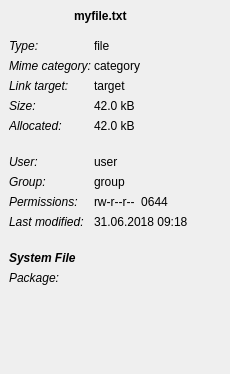
<?xml version="1.0" encoding="UTF-8"?>
<ui version="4.0">
 <class>FileDetailsView</class>
 <widget class="QStackedWidget" name="FileDetailsView">
  <property name="geometry">
   <rect>
    <x>0</x>
    <y>0</y>
    <width>230</width>
    <height>374</height>
   </rect>
  </property>
  <property name="currentIndex">
   <number>0</number>
  </property>
  <widget class="QWidget" name="fileDetailsPage">
   <layout class="QHBoxLayout" name="horizontalLayout_5">
    <property name="rightMargin">
     <number>4</number>
    </property>
    <item>
     <layout class="QVBoxLayout" name="verticalLayout" stretch="0,0,1">
      <item>
       <layout class="QHBoxLayout" name="fileHeadingHBox" stretch="0,0,0,0,0,1">
        <item>
         <widget class="QLabel" name="fileIcon">
          <property name="pixmap">
           <pixmap resource="icons.qrc">:/icons/tree-medium/file.png</pixmap>
          </property>
         </widget>
        </item>
        <item>
         <widget class="QLabel" name="specialIcon">
          <property name="pixmap">
           <pixmap resource="icons.qrc">:/icons/tree-medium/special.png</pixmap>
          </property>
         </widget>
        </item>
        <item>
         <widget class="QLabel" name="blockIcon">
          <property name="pixmap">
           <pixmap resource="icons.qrc">:/icons/tree-medium/block-device.png</pixmap>
          </property>
         </widget>
        </item>
        <item>
         <widget class="QLabel" name="charIcon">
          <property name="pixmap">
           <pixmap resource="icons.qrc">:/icons/tree-medium/char-device.png</pixmap>
          </property>
         </widget>
        </item>
        <item>
         <widget class="QLabel" name="symlinkIcon">
          <property name="pixmap">
           <pixmap resource="icons.qrc">:/icons/tree-medium/symlink.png</pixmap>
          </property>
         </widget>
        </item>
        <item>
         <widget class="QLabel" name="fileNameLabel">
          <property name="font">
           <font>
            <weight>75</weight>
            <bold>true</bold>
           </font>
          </property>
          <property name="text">
           <string notr="true">myfile.txt</string>
          </property>
          <property name="textInteractionFlags">
           <set>Qt::LinksAccessibleByMouse|Qt::TextSelectableByMouse</set>
          </property>
         </widget>
        </item>
       </layout>
      </item>
      <item>
       <layout class="QGridLayout" name="gridLayout" columnstretch="0,1">
        <property name="topMargin">
         <number>10</number>
        </property>
        <property name="horizontalSpacing">
         <number>0</number>
        </property>
        <item row="10" column="0">
         <widget class="QLabel" name="fileSystemFileWarningSpacer">
          <property name="maximumSize">
           <size>
            <width>16777215</width>
            <height>10</height>
           </size>
          </property>
         </widget>
        </item>
        <item row="8" column="1">
         <widget class="QLabel" name="filePermissionsLabel">
          <property name="text">
           <string notr="true">rw-r--r--  0644</string>
          </property>
         </widget>
        </item>
        <item row="3" column="0">
         <widget class="QLabel" name="fileSizeCaption">
          <property name="font">
           <font>
            <italic>true</italic>
           </font>
          </property>
          <property name="text">
           <string>Size:</string>
          </property>
         </widget>
        </item>
        <item row="11" column="0">
         <widget class="QLabel" name="fileSystemFileWarning">
          <property name="font">
           <font>
            <weight>75</weight>
            <italic>true</italic>
            <bold>true</bold>
           </font>
          </property>
          <property name="text">
           <string>System File</string>
          </property>
         </widget>
        </item>
        <item row="8" column="0">
         <widget class="QLabel" name="filePermissionsCaption">
          <property name="font">
           <font>
            <italic>true</italic>
           </font>
          </property>
          <property name="text">
           <string>Permissions:</string>
          </property>
         </widget>
        </item>
        <item row="4" column="1">
         <widget class="QLabel" name="fileAllocatedLabel">
          <property name="text">
           <string notr="true">42.0 kB</string>
          </property>
         </widget>
        </item>
        <item row="3" column="1">
         <widget class="QLabel" name="fileSizeLabel">
          <property name="text">
           <string notr="true">42.0 kB</string>
          </property>
         </widget>
        </item>
        <item row="4" column="0">
         <widget class="QLabel" name="fileAllocatedCaption">
          <property name="font">
           <font>
            <italic>true</italic>
           </font>
          </property>
          <property name="text">
           <string>Allocated:</string>
          </property>
         </widget>
        </item>
        <item row="6" column="0">
         <widget class="QLabel" name="fileUserCaption">
          <property name="font">
           <font>
            <italic>true</italic>
           </font>
          </property>
          <property name="text">
           <string>User:</string>
          </property>
         </widget>
        </item>
        <item row="12" column="0">
         <widget class="QLabel" name="filePackageCaption">
          <property name="font">
           <font>
            <italic>true</italic>
           </font>
          </property>
          <property name="text">
           <string>Package:</string>
          </property>
         </widget>
        </item>
        <item row="7" column="0">
         <widget class="QLabel" name="fileGroupCaption">
          <property name="font">
           <font>
            <italic>true</italic>
           </font>
          </property>
          <property name="text">
           <string>Group:</string>
          </property>
         </widget>
        </item>
        <item row="9" column="1">
         <widget class="QLabel" name="fileMTimeLabel">
          <property name="text">
           <string notr="true">31.06.2018 09:18</string>
          </property>
         </widget>
        </item>
        <item row="7" column="1">
         <widget class="QLabel" name="fileGroupLabel">
          <property name="text">
           <string notr="true">group</string>
          </property>
         </widget>
        </item>
        <item row="5" column="0">
         <widget class="QLabel" name="fileSpacerCaption2">
          <property name="maximumSize">
           <size>
            <width>16777215</width>
            <height>10</height>
           </size>
          </property>
         </widget>
        </item>
        <item row="0" column="1">
         <widget class="QLabel" name="fileTypeLabel">
          <property name="text">
           <string notr="true">file</string>
          </property>
         </widget>
        </item>
        <item row="12" column="1">
         <widget class="QLabel" name="filePackageLabel">
          <property name="textInteractionFlags">
           <set>Qt::LinksAccessibleByMouse|Qt::TextSelectableByMouse</set>
          </property>
         </widget>
        </item>
        <item row="1" column="1">
         <widget class="QLabel" name="fileMimeLabel">
          <property name="text">
           <string notr="true">category</string>
          </property>
         </widget>
        </item>
        <item row="2" column="0">
         <widget class="QLabel" name="fileLinkCaption">
          <property name="font">
           <font>
            <italic>true</italic>
           </font>
          </property>
          <property name="text">
           <string>Link target:</string>
          </property>
         </widget>
        </item>
        <item row="9" column="0">
         <widget class="QLabel" name="fileMTimeCaption">
          <property name="font">
           <font>
            <italic>true</italic>
           </font>
          </property>
          <property name="text">
           <string>Last modified:   </string>
          </property>
         </widget>
        </item>
        <item row="6" column="1">
         <widget class="QLabel" name="fileUserLabel">
          <property name="text">
           <string notr="true">user</string>
          </property>
         </widget>
        </item>
        <item row="0" column="0">
         <widget class="QLabel" name="fileTypeCaption">
          <property name="font">
           <font>
            <italic>true</italic>
           </font>
          </property>
          <property name="text">
           <string>Type:</string>
          </property>
         </widget>
        </item>
        <item row="1" column="0">
         <widget class="QLabel" name="fileMimeCaption">
          <property name="font">
           <font>
            <italic>true</italic>
           </font>
          </property>
          <property name="text">
           <string notr="true">Mime category:</string>
          </property>
         </widget>
        </item>
        <item row="2" column="1">
         <widget class="QLabel" name="fileLinkLabel">
          <property name="text">
           <string>target</string>
          </property>
         </widget>
        </item>
       </layout>
      </item>
      <item>
       <spacer name="verticalSpacer">
        <property name="orientation">
         <enum>Qt::Vertical</enum>
        </property>
        <property name="sizeHint" stdset="0">
         <size>
          <width>0</width>
          <height>0</height>
         </size>
        </property>
       </spacer>
      </item>
     </layout>
    </item>
    <item>
     <spacer name="horizontalSpacer">
      <property name="orientation">
       <enum>Qt::Horizontal</enum>
      </property>
      <property name="sizeHint" stdset="0">
       <size>
        <width>0</width>
        <height>0</height>
       </size>
      </property>
     </spacer>
    </item>
   </layout>
  </widget>
  <widget class="QWidget" name="dirDetailsPage">
   <layout class="QHBoxLayout" name="horizontalLayout_6">
    <property name="rightMargin">
     <number>4</number>
    </property>
    <item>
     <layout class="QVBoxLayout" name="verticalLayout_2">
      <item>
       <layout class="QHBoxLayout" name="dirHeadingHBox" stretch="0,0,0,0,1">
        <item>
         <widget class="QLabel" name="dirIcon">
          <property name="pixmap">
           <pixmap resource="icons.qrc">:/icons/tree-medium/dir.png</pixmap>
          </property>
         </widget>
        </item>
        <item>
         <widget class="QLabel" name="mountPointIcon">
          <property name="pixmap">
           <pixmap resource="icons.qrc">:/icons/tree-medium/mount-point.png</pixmap>
          </property>
         </widget>
        </item>
        <item>
         <widget class="QLabel" name="dotEntryIcon">
          <property name="pixmap">
           <pixmap resource="icons.qrc">:/icons/tree-medium/dot-entry.png</pixmap>
          </property>
         </widget>
        </item>
        <item>
         <widget class="QLabel" name="dirUnreadableIcon">
          <property name="pixmap">
           <pixmap resource="icons.qrc">:/icons/tree-medium/unreadable-dir.png</pixmap>
          </property>
         </widget>
        </item>
        <item>
         <widget class="QLabel" name="dirNameLabel">
          <property name="font">
           <font>
            <weight>75</weight>
            <bold>true</bold>
           </font>
          </property>
          <property name="text">
           <string notr="true">doc/</string>
          </property>
          <property name="textInteractionFlags">
           <set>Qt::LinksAccessibleByMouse|Qt::TextSelectableByMouse</set>
          </property>
         </widget>
        </item>
       </layout>
      </item>
      <item>
       <layout class="QGridLayout" name="gridLayout_2" columnminimumwidth="0,1">
        <property name="topMargin">
         <number>10</number>
        </property>
        <property name="horizontalSpacing">
         <number>0</number>
        </property>
        <item row="5" column="1">
         <widget class="QLabel" name="dirItemCountLabel">
          <property name="text">
           <string notr="true">17</string>
          </property>
         </widget>
        </item>
        <item row="2" column="0">
         <widget class="QLabel" name="dirSubTreeHeading">
          <property name="font">
           <font>
            <weight>75</weight>
            <italic>true</italic>
            <bold>true</bold>
           </font>
          </property>
          <property name="text">
           <string>Subtree</string>
          </property>
         </widget>
        </item>
        <item row="5" column="0">
         <widget class="QLabel" name="dirItemCountCaption">
          <property name="font">
           <font>
            <italic>true</italic>
           </font>
          </property>
          <property name="text">
           <string>Items:</string>
          </property>
         </widget>
        </item>
        <item row="8" column="0">
         <widget class="QLabel" name="dirLatestMTimeCaption">
          <property name="font">
           <font>
            <italic>true</italic>
           </font>
          </property>
          <property name="text">
           <string>Last modified:   </string>
          </property>
         </widget>
        </item>
        <item row="1" column="1" rowspan="2">
         <layout class="QHBoxLayout" name="horizontalLayout" stretch="0,0,0">
          <property name="spacing">
           <number>8</number>
          </property>
          <item>
           <widget class="QLabel" name="dirFromCacheIcon">
            <property name="toolTip">
             <string>This directory was automatically read from a cache file.</string>
            </property>
            <property name="pixmap">
             <pixmap resource="icons.qrc">:/icons/import.png</pixmap>
            </property>
            <property name="alignment">
             <set>Qt::AlignBottom|Qt::AlignLeading|Qt::AlignLeft</set>
            </property>
           </widget>
          </item>
          <item>
           <widget class="QLabel" name="dirDuplicateIcon">
            <property name="toolTip">
             <string>&lt;nobr&gt;This is a duplicate or bind mount and it may&lt;/nobr&gt; also appear elsewhere in the tree.</string>
            </property>
            <property name="pixmap">
             <pixmap resource="icons.qrc">:/icons/bind-mount.png</pixmap>
            </property>
            <property name="alignment">
             <set>Qt::AlignBottom|Qt::AlignLeading|Qt::AlignLeft</set>
            </property>
           </widget>
          </item>
          <item>
           <spacer name="horizontalSpacer_2">
            <property name="orientation">
             <enum>Qt::Horizontal</enum>
            </property>
            <property name="sizeHint" stdset="0">
             <size>
              <width>0</width>
              <height>0</height>
             </size>
            </property>
           </spacer>
          </item>
         </layout>
        </item>
        <item row="15" column="1">
         <widget class="QLabel" name="dirMTimeLabel">
          <property name="text">
           <string notr="true">31.06.2018 09:18</string>
          </property>
         </widget>
        </item>
        <item row="12" column="0">
         <widget class="QLabel" name="dirUserCaption">
          <property name="font">
           <font>
            <italic>true</italic>
           </font>
          </property>
          <property name="text">
           <string>User:</string>
          </property>
         </widget>
        </item>
        <item row="15" column="0">
         <widget class="QLabel" name="dirMTimeCaption">
          <property name="font">
           <font>
            <italic>true</italic>
           </font>
          </property>
          <property name="text">
           <string>Last modified:</string>
          </property>
         </widget>
        </item>
        <item row="4" column="1">
         <widget class="QLabel" name="dirAllocatedLabel">
          <property name="text">
           <string notr="true">512.0 MiB</string>
          </property>
         </widget>
        </item>
        <item row="14" column="1">
         <widget class="QLabel" name="dirPermissionsLabel">
          <property name="text">
           <string notr="true">rwxr-xr-x  0755</string>
          </property>
         </widget>
        </item>
        <item row="8" column="1">
         <widget class="QLabel" name="dirLatestMTimeLabel">
          <property name="text">
           <string notr="true">31.06.2018 09:18</string>
          </property>
         </widget>
        </item>
        <item row="11" column="0">
         <widget class="QLabel" name="dirOwnSizeCaption">
          <property name="font">
           <font>
            <italic>true</italic>
           </font>
          </property>
          <property name="text">
           <string>Own size:</string>
          </property>
         </widget>
        </item>
        <item row="13" column="1">
         <widget class="QLabel" name="dirGroupLabel">
          <property name="text">
           <string notr="true">users</string>
          </property>
         </widget>
        </item>
        <item row="6" column="0">
         <widget class="QLabel" name="dirFileCountCaption">
          <property name="font">
           <font>
            <italic>true</italic>
           </font>
          </property>
          <property name="text">
           <string>Files:</string>
          </property>
         </widget>
        </item>
        <item row="12" column="1">
         <widget class="QLabel" name="dirUserLabel">
          <property name="text">
           <string notr="true">kilroy</string>
          </property>
         </widget>
        </item>
        <item row="9" column="0">
         <widget class="QLabel" name="label">
          <property name="maximumSize">
           <size>
            <width>16777215</width>
            <height>10</height>
           </size>
          </property>
         </widget>
        </item>
        <item row="14" column="0">
         <widget class="QLabel" name="dirPermissionsCaption">
          <property name="font">
           <font>
            <italic>true</italic>
           </font>
          </property>
          <property name="text">
           <string>Permissions:</string>
          </property>
         </widget>
        </item>
        <item row="13" column="0">
         <widget class="QLabel" name="dirGroupCaption">
          <property name="font">
           <font>
            <italic>true</italic>
           </font>
          </property>
          <property name="text">
           <string>Group:</string>
          </property>
         </widget>
        </item>
        <item row="7" column="0">
         <widget class="QLabel" name="dirSubDirCountCaption">
          <property name="font">
           <font>
            <italic>true</italic>
           </font>
          </property>
          <property name="text">
           <string>Subdirs:</string>
          </property>
         </widget>
        </item>
        <item row="10" column="0">
         <widget class="QLabel" name="dirDirectoryHeading">
          <property name="font">
           <font>
            <weight>75</weight>
            <italic>true</italic>
            <bold>true</bold>
           </font>
          </property>
          <property name="text">
           <string>Directory</string>
          </property>
         </widget>
        </item>
        <item row="4" column="0">
         <widget class="QLabel" name="dirAllocatedCaption">
          <property name="font">
           <font>
            <italic>true</italic>
           </font>
          </property>
          <property name="text">
           <string>Allocated:</string>
          </property>
         </widget>
        </item>
        <item row="3" column="1">
         <widget class="QLabel" name="dirTotalSizeLabel">
          <property name="text">
           <string notr="true">512.0 MiB</string>
          </property>
         </widget>
        </item>
        <item row="11" column="1">
         <widget class="QLabel" name="dirOwnSizeLabel">
          <property name="text">
           <string notr="true">4.0 kiB</string>
          </property>
         </widget>
        </item>
        <item row="3" column="0">
         <widget class="QLabel" name="dirTotalSizeCaption">
          <property name="font">
           <font>
            <italic>true</italic>
           </font>
          </property>
          <property name="text">
           <string>Total size:</string>
          </property>
         </widget>
        </item>
        <item row="6" column="1">
         <widget class="QLabel" name="dirFileCountLabel">
          <property name="text">
           <string notr="true">15</string>
          </property>
         </widget>
        </item>
        <item row="7" column="1">
         <widget class="QLabel" name="dirSubDirCountLabel">
          <property name="text">
           <string notr="true">2</string>
          </property>
         </widget>
        </item>
        <item row="0" column="1">
         <widget class="QLabel" name="dirTypeLabel">
          <property name="toolTip">
           <string>Virtual container for real objects</string>
          </property>
          <property name="text">
           <string notr="true">directory</string>
          </property>
         </widget>
        </item>
        <item row="0" column="0">
         <widget class="QLabel" name="dirTypeCaption">
          <property name="font">
           <font>
            <italic>true</italic>
           </font>
          </property>
          <property name="text">
           <string>Type:</string>
          </property>
         </widget>
        </item>
        <item row="1" column="0">
         <widget class="QLabel" name="label_2">
          <property name="maximumSize">
           <size>
            <width>16777215</width>
            <height>10</height>
           </size>
          </property>
         </widget>
        </item>
       </layout>
      </item>
      <item>
       <spacer name="dirBottomStretch">
        <property name="orientation">
         <enum>Qt::Vertical</enum>
        </property>
        <property name="sizeHint" stdset="0">
         <size>
          <width>13</width>
          <height>13</height>
         </size>
        </property>
       </spacer>
      </item>
     </layout>
    </item>
    <item>
     <spacer name="dirRightStretch">
      <property name="orientation">
       <enum>Qt::Horizontal</enum>
      </property>
      <property name="sizeHint" stdset="0">
       <size>
        <width>0</width>
        <height>0</height>
       </size>
      </property>
     </spacer>
    </item>
   </layout>
  </widget>
  <widget class="QWidget" name="pkgDetailsPage">
   <layout class="QHBoxLayout" name="pkgDetailsHBox">
    <item>
     <layout class="QVBoxLayout" name="pkgDetailsVBox">
      <item>
       <layout class="QHBoxLayout" name="pkgHeadingHBox" stretch="0,1">
        <item>
         <widget class="QLabel" name="pkgIcon">
          <property name="text">
           <string/>
          </property>
          <property name="pixmap">
           <pixmap resource="icons.qrc">:/icons/tree-medium/folder-pkg.png</pixmap>
          </property>
         </widget>
        </item>
        <item>
         <widget class="QLabel" name="pkgNameLabel">
          <property name="font">
           <font>
            <weight>75</weight>
            <bold>true</bold>
           </font>
          </property>
          <property name="text">
           <string notr="true">superfoomatic</string>
          </property>
          <property name="textInteractionFlags">
           <set>Qt::LinksAccessibleByMouse|Qt::TextSelectableByMouse</set>
          </property>
         </widget>
        </item>
       </layout>
      </item>
      <item>
       <layout class="QGridLayout" name="pkgGridLayout" columnstretch="0,1">
        <property name="topMargin">
         <number>10</number>
        </property>
        <property name="horizontalSpacing">
         <number>0</number>
        </property>
        <item row="10" column="1">
         <widget class="QLabel" name="pkgLatestMTimeLabel">
          <property name="text">
           <string notr="true">2019-04-28 16:02</string>
          </property>
         </widget>
        </item>
        <item row="7" column="0">
         <widget class="QLabel" name="pkgItemCountCaption">
          <property name="font">
           <font>
            <italic>true</italic>
           </font>
          </property>
          <property name="text">
           <string>Items:</string>
          </property>
         </widget>
        </item>
        <item row="4" column="0" colspan="2">
         <widget class="QLabel" name="pkgInstalledFilesHeading">
          <property name="font">
           <font>
            <weight>75</weight>
            <italic>true</italic>
            <bold>true</bold>
           </font>
          </property>
          <property name="text">
           <string>Installed Files</string>
          </property>
         </widget>
        </item>
        <item row="8" column="1">
         <widget class="QLabel" name="pkgFileCountLabel">
          <property name="text">
           <string notr="true">280</string>
          </property>
         </widget>
        </item>
        <item row="0" column="0">
         <widget class="QLabel" name="pkgTypeCaption">
          <property name="font">
           <font>
            <italic>true</italic>
           </font>
          </property>
          <property name="text">
           <string>Type:</string>
          </property>
         </widget>
        </item>
        <item row="6" column="0">
         <widget class="QLabel" name="pkgAllocatedCaption">
          <property name="font">
           <font>
            <italic>true</italic>
           </font>
          </property>
          <property name="text">
           <string>Allocated:</string>
          </property>
         </widget>
        </item>
        <item row="1" column="0">
         <widget class="QLabel" name="pkgVersionCaption">
          <property name="font">
           <font>
            <italic>true</italic>
           </font>
          </property>
          <property name="text">
           <string>Version:</string>
          </property>
         </widget>
        </item>
        <item row="0" column="1">
         <widget class="QLabel" name="pkgTypeLabel">
          <property name="text">
           <string notr="true">package</string>
          </property>
         </widget>
        </item>
        <item row="5" column="0">
         <widget class="QLabel" name="pkgTotalSizeCaption">
          <property name="font">
           <font>
            <italic>true</italic>
           </font>
          </property>
          <property name="text">
           <string>Total size:</string>
          </property>
         </widget>
        </item>
        <item row="5" column="1">
         <widget class="QLabel" name="pkgTotalSizeLabel">
          <property name="text">
           <string notr="true">240.0 MB</string>
          </property>
         </widget>
        </item>
        <item row="10" column="0">
         <widget class="QLabel" name="pkgLatestMTimeCaption">
          <property name="font">
           <font>
            <italic>true</italic>
           </font>
          </property>
          <property name="text">
           <string>Last modified:   </string>
          </property>
         </widget>
        </item>
        <item row="6" column="1">
         <widget class="QLabel" name="pkgAllocatedLabel">
          <property name="text">
           <string notr="true">240.0 MB</string>
          </property>
         </widget>
        </item>
        <item row="9" column="1">
         <widget class="QLabel" name="pkgSubDirCountLabel">
          <property name="text">
           <string notr="true">37</string>
          </property>
         </widget>
        </item>
        <item row="9" column="0">
         <widget class="QLabel" name="pkgSubDirCountCaption">
          <property name="font">
           <font>
            <italic>true</italic>
           </font>
          </property>
          <property name="text">
           <string>Subdirs:</string>
          </property>
         </widget>
        </item>
        <item row="1" column="1">
         <widget class="QLabel" name="pkgVersionLabel">
          <property name="text">
           <string notr="true">42.0</string>
          </property>
         </widget>
        </item>
        <item row="8" column="0">
         <widget class="QLabel" name="pkgFileCountCaption">
          <property name="font">
           <font>
            <italic>true</italic>
           </font>
          </property>
          <property name="text">
           <string>Files:</string>
          </property>
         </widget>
        </item>
        <item row="2" column="1">
         <widget class="QLabel" name="pkgArchLabel">
          <property name="text">
           <string notr="true">amd64</string>
          </property>
         </widget>
        </item>
        <item row="7" column="1">
         <widget class="QLabel" name="pkgItemCountLabel">
          <property name="text">
           <string notr="true">317</string>
          </property>
         </widget>
        </item>
        <item row="2" column="0">
         <widget class="QLabel" name="pkgArchCaption">
          <property name="font">
           <font>
            <italic>true</italic>
           </font>
          </property>
          <property name="text">
           <string>Architecture:</string>
          </property>
         </widget>
        </item>
        <item row="3" column="0">
         <widget class="QLabel" name="label_3">
          <property name="maximumSize">
           <size>
            <width>16777215</width>
            <height>10</height>
           </size>
          </property>
         </widget>
        </item>
       </layout>
      </item>
      <item>
       <spacer name="pkgBottomStretch">
        <property name="orientation">
         <enum>Qt::Vertical</enum>
        </property>
        <property name="sizeHint" stdset="0">
         <size>
          <width>0</width>
          <height>0</height>
         </size>
        </property>
       </spacer>
      </item>
     </layout>
    </item>
    <item>
     <spacer name="pkgRightStretch">
      <property name="orientation">
       <enum>Qt::Horizontal</enum>
      </property>
      <property name="sizeHint" stdset="0">
       <size>
        <width>0</width>
        <height>0</height>
       </size>
      </property>
     </spacer>
    </item>
   </layout>
  </widget>
  <widget class="QWidget" name="pkgSummaryPage">
   <layout class="QHBoxLayout" name="horizontalLayout_11">
    <item>
     <layout class="QVBoxLayout" name="verticalLayout_3">
      <item>
       <widget class="QLabel" name="pkgSummaryHeading">
        <property name="minimumSize">
         <size>
          <width>0</width>
          <height>22</height>
         </size>
        </property>
        <property name="font">
         <font>
          <weight>75</weight>
          <italic>true</italic>
          <bold>true</bold>
         </font>
        </property>
        <property name="text">
         <string>Packages Summary</string>
        </property>
       </widget>
      </item>
      <item>
       <layout class="QGridLayout" name="pkgSummaryGridLayout" columnstretch="0,1">
        <property name="topMargin">
         <number>10</number>
        </property>
        <property name="horizontalSpacing">
         <number>0</number>
        </property>
        <item row="8" column="0">
         <widget class="QLabel" name="pkgSummaryLatestMTimeCaption">
          <property name="font">
           <font>
            <italic>true</italic>
           </font>
          </property>
          <property name="text">
           <string>Last modified:   </string>
          </property>
         </widget>
        </item>
        <item row="0" column="1">
         <widget class="QLabel" name="pkgSummaryPkgCountLabel">
          <property name="text">
           <string notr="true">42</string>
          </property>
         </widget>
        </item>
        <item row="7" column="0">
         <widget class="QLabel" name="pkgSummarySubDirCountCaption">
          <property name="font">
           <font>
            <italic>true</italic>
           </font>
          </property>
          <property name="text">
           <string>Subdirs:</string>
          </property>
         </widget>
        </item>
        <item row="5" column="1">
         <widget class="QLabel" name="pkgSummaryItemCountLabel">
          <property name="text">
           <string notr="true">317</string>
          </property>
         </widget>
        </item>
        <item row="7" column="1">
         <widget class="QLabel" name="pkgSummarySubDirCountLabel">
          <property name="text">
           <string notr="true">37</string>
          </property>
         </widget>
        </item>
        <item row="5" column="0">
         <widget class="QLabel" name="pkgSummaryItemCountCaption">
          <property name="font">
           <font>
            <italic>true</italic>
           </font>
          </property>
          <property name="text">
           <string>Items:</string>
          </property>
         </widget>
        </item>
        <item row="6" column="0">
         <widget class="QLabel" name="pkgSummaryFileCountCaption">
          <property name="font">
           <font>
            <italic>true</italic>
           </font>
          </property>
          <property name="text">
           <string>Files:</string>
          </property>
         </widget>
        </item>
        <item row="6" column="1">
         <widget class="QLabel" name="pkgSummaryFileCountLabel">
          <property name="text">
           <string notr="true">280</string>
          </property>
         </widget>
        </item>
        <item row="2" column="0" colspan="2">
         <widget class="QLabel" name="pkgSummaryInstalledFilesHeading">
          <property name="font">
           <font>
            <weight>75</weight>
            <italic>true</italic>
            <bold>true</bold>
           </font>
          </property>
          <property name="text">
           <string>Installed Files</string>
          </property>
         </widget>
        </item>
        <item row="4" column="1">
         <widget class="QLabel" name="pkgSummaryAllocatedLabel">
          <property name="text">
           <string notr="true">240.0 MB</string>
          </property>
         </widget>
        </item>
        <item row="4" column="0">
         <widget class="QLabel" name="pkgSummaryAllocatedCaption">
          <property name="font">
           <font>
            <italic>true</italic>
           </font>
          </property>
          <property name="text">
           <string>Allocated:</string>
          </property>
         </widget>
        </item>
        <item row="8" column="1">
         <widget class="QLabel" name="pkgSummaryLatestMTimeLabel">
          <property name="text">
           <string notr="true">2019-04-28 16:02</string>
          </property>
         </widget>
        </item>
        <item row="3" column="1">
         <widget class="QLabel" name="pkgSummaryTotalSizeLabel">
          <property name="text">
           <string notr="true">240.0 MB</string>
          </property>
         </widget>
        </item>
        <item row="3" column="0">
         <widget class="QLabel" name="pkgSummaryTotalSizeCaption">
          <property name="font">
           <font>
            <italic>true</italic>
           </font>
          </property>
          <property name="text">
           <string>Total size:</string>
          </property>
         </widget>
        </item>
        <item row="0" column="0">
         <widget class="QLabel" name="pkgSummaryPkgCountCaption">
          <property name="font">
           <font>
            <italic>true</italic>
           </font>
          </property>
          <property name="text">
           <string>Packages:</string>
          </property>
         </widget>
        </item>
        <item row="1" column="0">
         <widget class="QLabel" name="label_4">
          <property name="maximumSize">
           <size>
            <width>16777215</width>
            <height>10</height>
           </size>
          </property>
         </widget>
        </item>
       </layout>
      </item>
      <item>
       <spacer name="pkgSummaryBottomStretch">
        <property name="orientation">
         <enum>Qt::Vertical</enum>
        </property>
        <property name="sizeHint" stdset="0">
         <size>
          <width>0</width>
          <height>0</height>
         </size>
        </property>
       </spacer>
      </item>
     </layout>
    </item>
    <item>
     <spacer name="pkgSummaryRightStretch">
      <property name="orientation">
       <enum>Qt::Horizontal</enum>
      </property>
      <property name="sizeHint" stdset="0">
       <size>
        <width>0</width>
        <height>0</height>
       </size>
      </property>
     </spacer>
    </item>
   </layout>
  </widget>
  <widget class="QWidget" name="selectionSummaryPage">
   <layout class="QHBoxLayout" name="selPageHBox">
    <item>
     <layout class="QVBoxLayout" name="selPageVBox">
      <item>
       <widget class="QLabel" name="selHeading">
        <property name="minimumSize">
         <size>
          <width>0</width>
          <height>22</height>
         </size>
        </property>
        <property name="font">
         <font>
          <weight>75</weight>
          <italic>true</italic>
          <bold>true</bold>
         </font>
        </property>
        <property name="text">
         <string>%n Selected Items</string>
        </property>
       </widget>
      </item>
      <item>
       <layout class="QGridLayout" name="selGridLayout" columnstretch="0,0">
        <property name="topMargin">
         <number>10</number>
        </property>
        <item row="0" column="0">
         <widget class="QLabel" name="selTotalSizeCaption">
          <property name="font">
           <font>
            <italic>true</italic>
           </font>
          </property>
          <property name="text">
           <string>Total size:</string>
          </property>
         </widget>
        </item>
        <item row="1" column="1">
         <widget class="QLabel" name="selAllocatedLabel">
          <property name="text">
           <string notr="true">512.0 MB</string>
          </property>
         </widget>
        </item>
        <item row="4" column="1">
         <widget class="QLabel" name="selSubtreeFileCountLabel">
          <property name="text">
           <string notr="true">84</string>
          </property>
         </widget>
        </item>
        <item row="2" column="1">
         <widget class="QLabel" name="selFileCountLabel">
          <property name="text">
           <string notr="true">7</string>
          </property>
         </widget>
        </item>
        <item row="3" column="0">
         <widget class="QLabel" name="selDirCountCaption">
          <property name="font">
           <font>
            <italic>true</italic>
           </font>
          </property>
          <property name="text">
           <string>Directories:</string>
          </property>
         </widget>
        </item>
        <item row="2" column="0">
         <widget class="QLabel" name="selFileCountCaption">
          <property name="font">
           <font>
            <italic>true</italic>
           </font>
          </property>
          <property name="text">
           <string>Files:</string>
          </property>
         </widget>
        </item>
        <item row="3" column="1">
         <widget class="QLabel" name="selDirCountLabel">
          <property name="text">
           <string notr="true">2</string>
          </property>
         </widget>
        </item>
        <item row="0" column="1">
         <widget class="QLabel" name="selTotalSizeLabel">
          <property name="text">
           <string notr="true">512.0 MB</string>
          </property>
         </widget>
        </item>
        <item row="4" column="0">
         <widget class="QLabel" name="selSubtreeFileCountCaption">
          <property name="font">
           <font>
            <italic>true</italic>
           </font>
          </property>
          <property name="text">
           <string>Files in subtrees:</string>
          </property>
         </widget>
        </item>
        <item row="1" column="0">
         <widget class="QLabel" name="selAllocatedCaption">
          <property name="font">
           <font>
            <italic>true</italic>
           </font>
          </property>
          <property name="text">
           <string>Allocated:</string>
          </property>
         </widget>
        </item>
       </layout>
      </item>
      <item>
       <spacer name="selBottomStretch">
        <property name="orientation">
         <enum>Qt::Vertical</enum>
        </property>
        <property name="sizeHint" stdset="0">
         <size>
          <width>0</width>
          <height>0</height>
         </size>
        </property>
       </spacer>
      </item>
     </layout>
    </item>
    <item>
     <spacer name="selRightStretch">
      <property name="orientation">
       <enum>Qt::Horizontal</enum>
      </property>
      <property name="sizeHint" stdset="0">
       <size>
        <width>0</width>
        <height>0</height>
       </size>
      </property>
     </spacer>
    </item>
   </layout>
  </widget>
  <widget class="QWidget" name="emptyPage">
   <layout class="QVBoxLayout" name="verticalLayout_4">
    <item>
     <spacer name="dummySpacer">
      <property name="orientation">
       <enum>Qt::Vertical</enum>
      </property>
      <property name="sizeHint" stdset="0">
       <size>
        <width>0</width>
        <height>0</height>
       </size>
      </property>
     </spacer>
    </item>
   </layout>
  </widget>
 </widget>
 <resources>
  <include location="icons.qrc"/>
  <include location="icons.qrc"/>
  <include location="icons.qrc"/>
 </resources>
 <connections/>
</ui>
